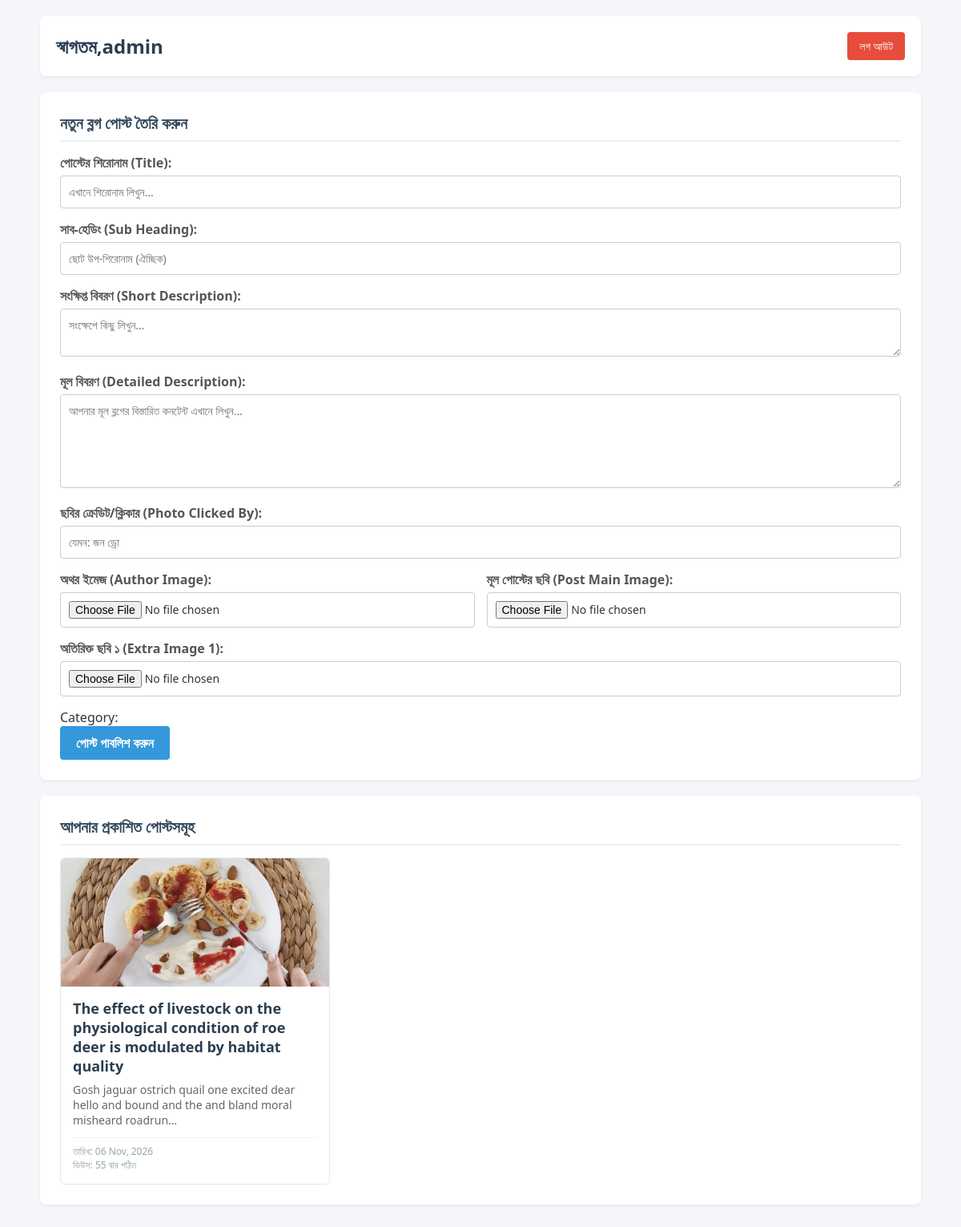
The page /dashboard/ (signed in) on the database its author committed.
### blog/models.py (models this page shows, shortened)
class Post(models.Model):
    title = models.CharField(max_length=300)
    author = models.ForeignKey(User, on_delete=models.CASCADE, related_name='posts')
    author_image = models.ImageField(
        upload_to='author_pics/', blank=True, null=True
    )
    short_description = models.TextField(max_length=500)
    highlight_description = models.TextField(blank=True, null=True)
    sub_heading = models.CharField(max_length=200, blank=True, null=True)
    detailed_description = models.TextField()
    post_image = models.ImageField(upload_to='posts/')
    photo_click_by = models.CharField(max_length=100, blank=True, null=True)
    thumbil_photo = models.ImageField(upload_to='news/', blank=True, null=True)
    created_at = models.DateTimeField(auto_now_add=True)
    updated_at = models.DateTimeField(auto_now=True)
    views_count = models.IntegerField(default=0)
    category = models.ForeignKey(
        category, on_delete=models.SET_NULL, null=True, blank=True
    )
    sub_category = models.ForeignKey(
        SubCategory, on_delete=models.SET_NULL, null=True, blank=True
    )
    tags = models.ManyToManyField(Tag, blank=True)
    likes = models.ManyToManyField(User, related_name='liked_posts', blank=True)
    rating = models.FloatField(default=0.0)

### blog/views.py (the view, shortened to what this page needs)
# urls.py: path('dashboard/',views.dashboard_view,name='dashboard_url_view'),
@login_required(login_url='login_url_view')
def dashboard_view(request):
    user_posts = Post.objects.filter(author=request.user)
    context ={
        'Current_User': request.user,
        'posts': user_posts,
    }
    return render(request,'dashboard.html',context)

### templates/dashboard.html (shortened to what this page needs)
<!DOCTYPE html>
<html lang="en">
<head>
</head>
<body>
    <div class="container">
        <header>
            <h1>স্বাগতম,{{ user.username}}</h1>
            <a href="#" class="logout-btn">লগ আউট</a>
        </header>
        <div class="card">
            <h2>নতুন ব্লগ পোস্ট তৈরি করুন</h2>
            <form method="POST" enctype="multipart/form-data">
                <div class="form-group">
                    <label>পোস্টের শিরোনাম (Title):</label>
                    <input type="text" name="title" class="form-control" placeholder="এখানে শিরোনাম লিখুন...">
                </div>
                <div class="form-group">
                    <label>সাব-হেডিং (Sub Heading):</label>
                    <input type="text" name="sub_heading" class="form-control" placeholder="ছোট উপ-শিরোনাম (ঐচ্ছিক)">
                </div>
                <div class="form-group">
                    <label>সংক্ষিপ্ত বিবরণ (Short Description):</label>
                    <textarea class="form-control" name="short_description" rows="2" placeholder="সংক্ষেপে কিছু লিখুন..."></textarea>
                </div>
                <div class="form-group">
                    <label>মূল বিবরণ (Detailed Description):</label>
                    <textarea class="form-control" name="detailed_description" rows="5" placeholder="আপনার মূল ব্লগের বিস্তারিত কনটেন্ট এখানে লিখুন..."></textarea>
                </div>
                <div class="form-group">
                    <label>ছবির ক্রেডিট/ক্লিকার (Photo Clicked By):</label>
                    <input type="text" name="photo_click_by" class="form-control" placeholder="যেমন: জন ড্রো">
                </div>
                <div style="display: flex; gap: 15px; flex-wrap: wrap;">
                    <div class="form-group" style="flex: 1; min-width: 200px;">
                        <label>অথর ইমেজ (Author Image):</label>
                        <input type="file" name="author_image" class="form-control">
                    </div>
                    <div class="form-group" style="flex: 1; min-width: 200px;">
                        <label>মূল পোস্টের ছবি (Post Main Image):</label>
                        <input type="file" name="post_image" class="form-control">
                    </div>
                </div>
                <div style="display: flex; gap: 15px; flex-wrap: wrap;">
                    <div class="form-group" style="flex: 1; min-width: 150px;">
                        <label>অতিরিক্ত ছবি ১ (Extra Image 1):</label>
                        <input type="file" name="thumbil_photo" class="form-control">
                    </div>
                </div>
                <div>Category: </div>
                <button type="submit" class="btn-submit">পোস্ট পাবলিশ করুন</button>
            </form>
        </div>
        <div class="card">
            <h2>আপনার প্রকাশিত পোস্টসমূহ</h2>
            <div class="post-grid">
                    {% for post in posts %}
                    <div class="post-item">
                        {% if post.post_image %}
                            <img src="{{ post.post_image.url }}" alt="Post Image">
                        {% endif %}
                        <div class="post-content">
                            <div>
                                <h4>{{ post.title }}</h4>
                                <p>{{ post.short_description|truncatechars:100 }}</p>
                            </div>
                            <div class="post-meta">
                                তারিখ: {{ post.created_at|date:"d M, Y" }} <br>
                                ভিউস: {{ post.views_count }} বার পঠিত
                            </div>
                        </div>
                    </div>
                {% empty %}
                    <p class="no-post">আপনি এখনও কোনো পোস্ট প্রকাশ করেননি!</p>
                {% endfor %}
            </div>
        </div>
    </div>
</body>
</html>

### templates/dashboard.html (style rules this page uses)
* { margin: 0; padding: 0; box-sizing: border-box; font-family: 'Segoe UI', Tahoma, Geneva, Verdana, sans-serif; }
body { background-color: #f4f6f9; color: #333; padding: 20px; }
.container { max-width: 1100px; margin: 0 auto; }
header { background: #fff; padding: 20px; border-radius: 8px; box-shadow: 0 2px 4px rgba(0,0,0,0.05); display: flex; justify-content: space-between; align-items: center; margin-bottom: 20px; }
header h1 { color: #2c3e50; font-size: 24px; }
.logout-btn { background: #e74c3c; color: white; padding: 8px 15px; border-radius: 4px; text-decoration: none; font-size: 14px; transition: 0.3s; }
.card { background: #fff; padding: 25px; border-radius: 8px; box-shadow: 0 2px 4px rgba(0,0,0,0.05); margin-bottom: 20px; }
.card h2 { margin-bottom: 15px; font-size: 20px; color: #34495e; border-bottom: 2px solid #ecf0f1; padding-bottom: 8px; }
.form-group { margin-bottom: 15px; }
.form-group label { display: block; margin-bottom: 5px; font-weight: 600; color: #555; }
.form-control { width: 100%; padding: 10px; border: 1px solid #ccc; border-radius: 4px; font-size: 14px; }
textarea.form-control { resize: vertical; }
.btn-submit { background: #3498db; color: white; padding: 10px 20px; border: none; border-radius: 4px; cursor: pointer; font-size: 16px; font-weight: 600; transition: 0.3s; }
.post-grid { display: grid; grid-template-columns: repeat(auto-fill, minmax(300px, 1fr)); gap: 20px; }
.post-item { background: #fff; border: 1px solid #e1e8ed; border-radius: 6px; overflow: hidden; box-shadow: 0 1px 3px rgba(0,0,0,0.02); display: flex; flex-direction: column; }
.post-item img { width: 100%; height: 160px; object-fit: cover; }
.post-content { padding: 15px; flex-grow: 1; display: flex; flex-direction: column; justify-content: space-between; }
.post-content h4 { font-size: 18px; color: #2c3e50; margin-bottom: 8px; }
.post-content p { font-size: 14px; color: #666; margin-bottom: 12px; }
.post-meta { font-size: 12px; color: #95a5a6; border-top: 1px solid #f1f1f1; padding-top: 8px; }

### rows shown on the page
Post: post_image (picture), title "The effect of livestock on the physiological condition of roe deer is modulated by habitat quality", short_description "Gosh jaguar ostrich quail one excited dear hello and bound and the and bland moral misheard roadrun…", created_at "06 Nov, 2026", views_count "55"

### other values the page prints
{{ user.username }} "admin"
